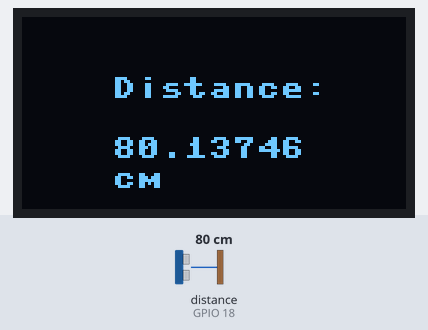
A program run on a simulated ESP32 board running MicroPython. Shown: 128×64 one-colour display. Inputs (shaded band) come from the test bench; at power-on: distance to the obstacle (sensor on GPIO 18) 80 cm. The echo pulse lasts 58.3 µs per cm; library files of the repository ran but are not shown: hcsr04.py, ssd1306.py; what the program prints to the serial console is not drawn.

Above: at 1.2 s.
1.3 s: distance to the obstacle (sensor on GPIO 18) set to 2 cm
At 1.9 s:
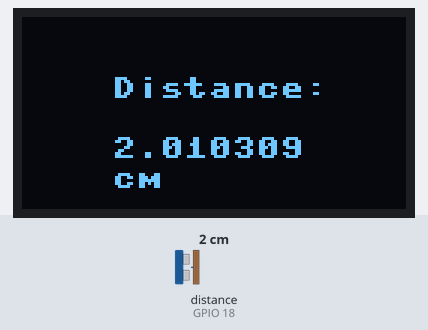
2.9 s: distance to the obstacle (sensor on GPIO 18) set to 4 cm
At 4.2 s:
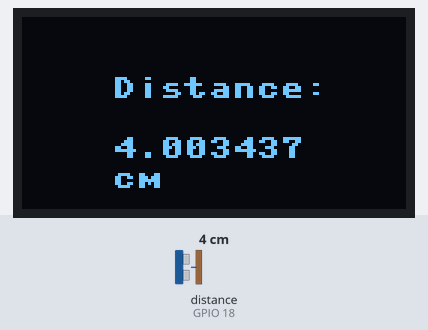
4.5 s: distance to the obstacle (sensor on GPIO 18) set to 9 cm
At 5.4 s:
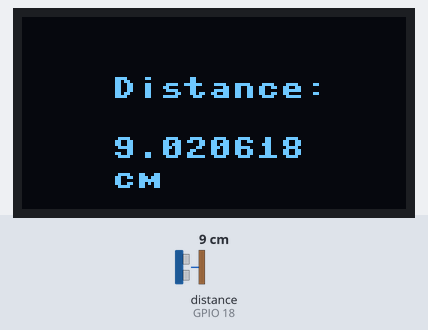
Timing chart, 0 to 7.5 s (numbered marks = the images above; inputs shaded):
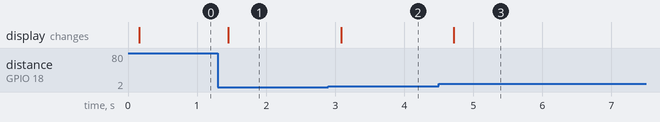

Measured:
- after the input at 1.3 s, the display: changes after 0.15 s (image 1)
- after the input at 2.9 s, the display: changes after 0.18 s (image 2)
- after the input at 4.5 s, the display: changes after 0.22 s (image 3)

The program:

main.py
```python
from hcsr04 import HCSR04
from machine import Pin,I2C
import ssd1306,time

i2c = I2C(scl=Pin(22), sda=Pin(21))      #Init i2c
oled=ssd1306.SSD1306_I2C(128,64,i2c,0x3c)

sensor = HCSR04(trigger_pin=5, echo_pin=18,echo_timeout_us=1000000)

while True:
    distance = sensor.distance_cm()
    print(distance,' cm')
    time.sleep_ms(100)
    oled.fill(0)
    oled.text("Distance:",30,20)
    oled.text(str(distance),30,40)
    oled.text("cm",30,50)
    oled.show()
```
